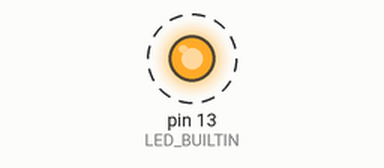
The sketch below on a simulated Arduino Uno, built with avr-gcc and run on an emulated ATmega328P. Parts: output pins drawn as LEDs (lit = HIGH). Dashed ring = blinking. What the sketch prints to the serial monitor is not drawn.

Above: at 0.05 s.
Timing chart, 0 to 3.0 s (numbered marks = the images above):
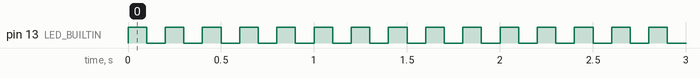

Measured:
- by itself, pin 13 (LED_BUILTIN): alternates HIGH for 0.10 s and LOW for 0.10 s

The sketch:

test.ino
```cpp
bool running = true;

void setup() {
    pinMode(LED_BUILTIN, OUTPUT);
    Serial.begin(9600);
    Serial.println("startup");
}

void loop() {
    if (Serial.available()) {
        String cmd = Serial.readStringUntil('\n');
        cmd.trim();
        if (cmd == "START") running = true;
        else if (cmd == "STOP") running = false;
    }

    if (running) {
        digitalWrite(LED_BUILTIN, HIGH);
        delay(100);
        digitalWrite(LED_BUILTIN, LOW);
        delay(100);
    }
}
```
